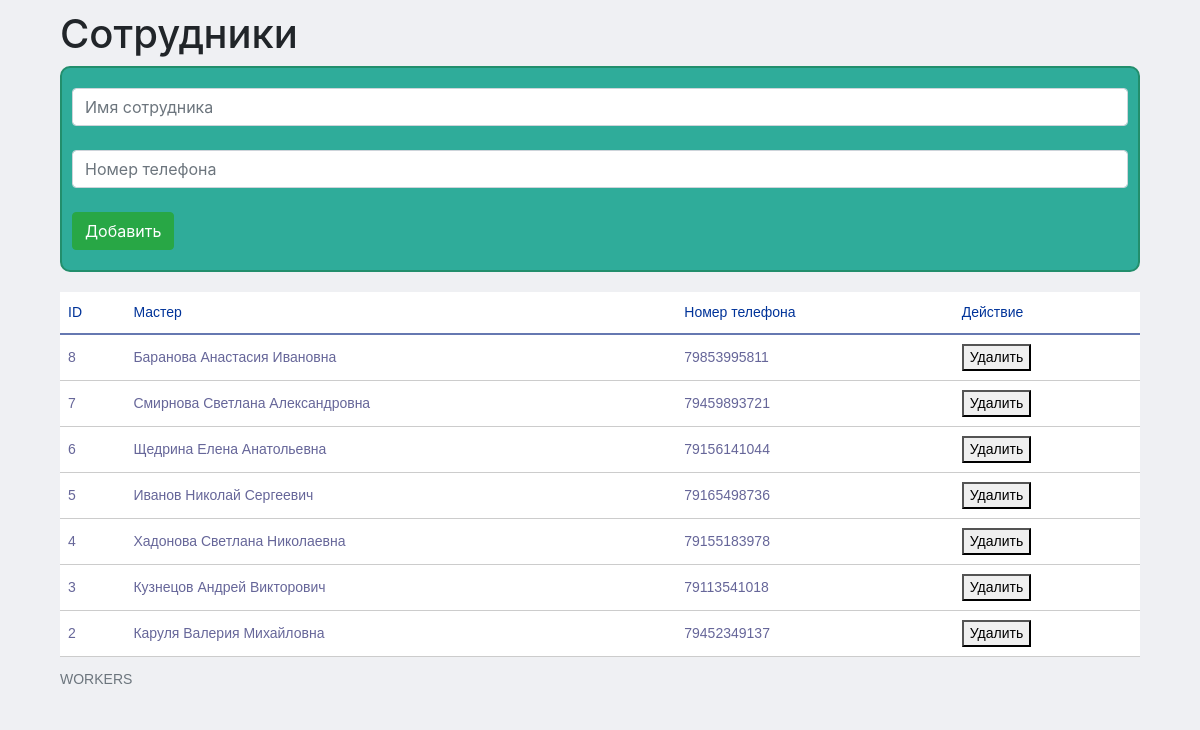
Page /workers_edit.php on the committed database.
### tables this page shows
CREATE TABLE `workers` (
  `worker_id` int(11) UNSIGNED NOT NULL,
  `worker_name` varchar(255) NOT NULL,
  `phone_number` varchar(255) NOT NULL
);

### workers_edit.php (the view, shortened to what this page needs)
<!DOCTYPE html>
<html lang="ru">
<head>
  <link rel="stylesheet" href="css/style.css">
  <link rel="stylesheet" href="https://stackpath.bootstrapcdn.com/bootstrap/4.3.1/css/bootstrap.min.css">
</head>
<body>
  <div class="work_area">
    <h1>Сотрудники</h1>
    <form action="/add.php" method="post">
      <input type="text" name="worker_name" id="worker_name" placeholder="Имя сотрудника" class="form-control">
	  <br>
	  <input type="text" name="phone_number" id="phone_number" placeholder="Номер телефона" class="form-control">
	  <br>
      <button type="submit" value="workers" name="sendButton" class="btn btn-success">Добавить</button>
    </form>
    <?php
      require 'configDB.php';
      echo '<table id="db_table">';
	    echo '<caption>WORKERS</caption>
				<tr>
				<th>ID</th>
				<th>Мастер</th>
				<th>Номер телефона</th>
        <th>Действие</th>
				</tr>';
      $query = $pdo->query('SELECT * FROM `workers` ORDER BY `worker_id` DESC');
      while($row = $query->fetch(PDO::FETCH_OBJ)) {
        echo '<tr><td>'.$row->worker_id.'</td><td>'.$row->worker_name.'</td><td>'.$row->phone_number.'</td><td><a href="/delete.php?id='.$row->worker_id.'&table=workers"><button>Удалить</button></a></td>';
      }
      echo '</table>';
    ?>
  </div>
</body>
</html>

### css/style.css (style rules this page uses)
body { background-color: #EFF0F3!important }
.work_area { margin-top: 10px; width: 90%!important; margin-right: auto; margin-left: auto; }
form { background: #2FAC9A; border: 2px solid #228e6c; border-radius: 10px; padding: 20px 10px; margin-bottom: 20px; }
table { font-family: "Lucida Sans Unicode", "Lucida Grande", Sans-Serif; font-size: 14px; background: white; max-width: 100%; width: 100%; border-collapse: collapse; text-align: left; }
th { font-weight: normal; color: #039; border-bottom: 2px solid #6678b1; padding: 10px 8px; }
td { border-bottom: 1px solid #ccc; color: #669; padding: 9px 8px; transition: .3s linear; }

### rows in the picture
workers: worker_id "8", worker_name "Баранова Анастасия Ивановна", phone_number "79853995811"
workers: worker_id "7", worker_name "Смирнова Светлана Александровна", phone_number "79459893721"
workers: worker_id "6", worker_name "Щедрина Елена Анатольевна", phone_number "79156141044"
workers: worker_id "5", worker_name "Иванов Николай Сергеевич", phone_number "79165498736"
workers: worker_id "4", worker_name "Хадонова Светлана Николаевна", phone_number "79155183978"
workers: worker_id "3", worker_name "Кузнецов Андрей Викторович", phone_number "79113541018"
workers: worker_id "2", worker_name "Каруля Валерия Михайловна", phone_number "79452349137"
